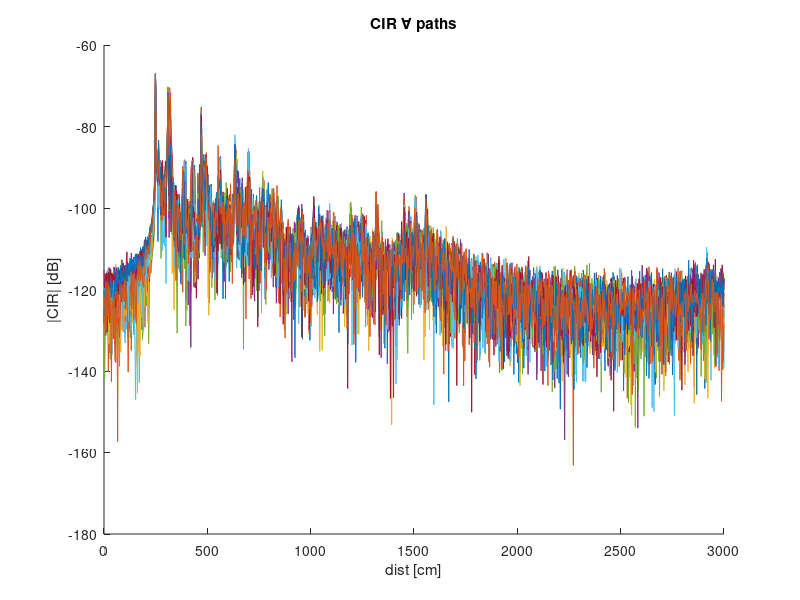
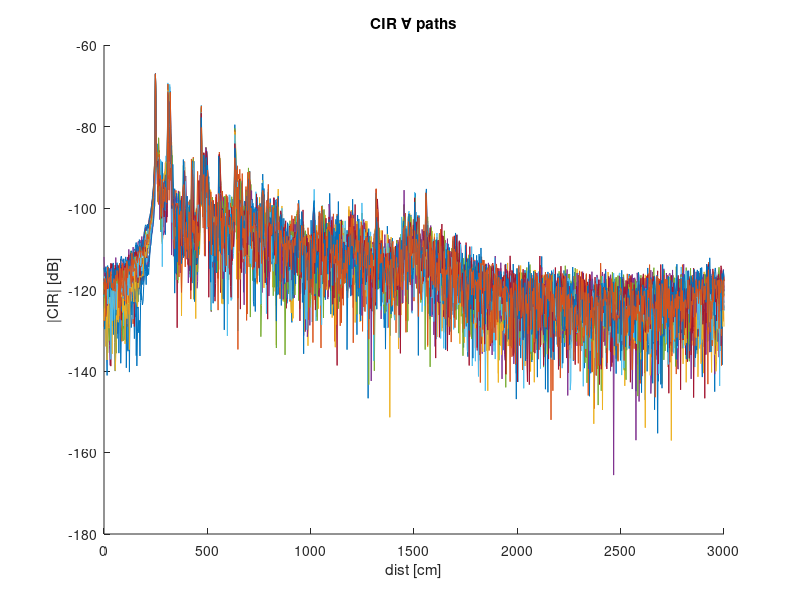
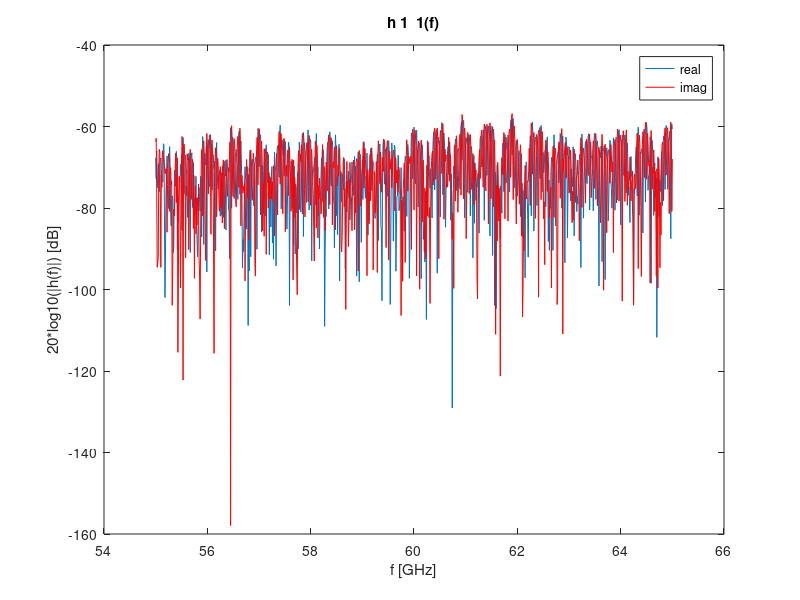
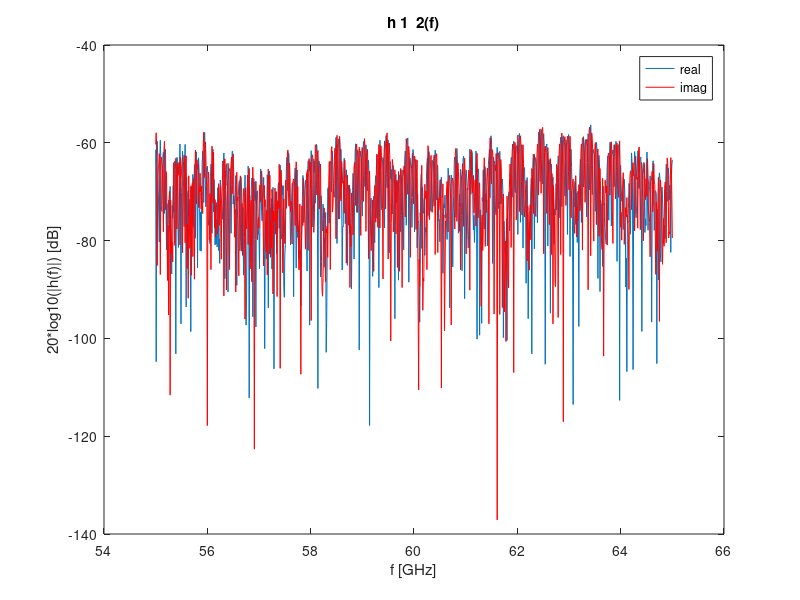

Reproduce these figures in MATLAB, in order.
clear all;close all;clc;
N_p = 1001;         % number of measured frequency points
T_r = 1/10e9;       % time resolution given by BW
dist_res = 100*3e8*T_r;               % distance resolution
dist_vec = 0:dist_res:dist_res*N_p-1; % distance vector

for dataset=1:2
    
    if dataset==1
        load('CIR.mat')
        load('CTF.mat')
    end
    
    if dataset==2
        load('CIR2.mat')
        load('CTF2.mat')
    end
    
    f_vec = 55:0.01:65;
    
%     figure(1);
    % figure(2);
    % figure(3);
    k=1;
    for i=1:4
        for j=1:4
            figure(dataset);hold on;plot(dist_vec,(20*log10(squeeze(abs(CIR_mat(i,j,:))))));
            xlabel('dist [cm]');ylabel('|CIR| [dB]');title('CIR \forall paths')
            
            %         figure(2);hold on;plot(dist_vec,(squeeze(unwrap(angle(CIR_mat(i,j,:))))));
            %         xlabel('dist [cm]');ylabel('phase [rad]');
            %
            %         figure(3);hold on;plot(dist_vec,(squeeze(20*log10(real(CIR_mat(i,j,:))))));hold on;plot(dist_vec,(squeeze(20*log10(imag(CIR_mat(i,j,:))))),'r');
            %         xlabel('dist [cm]');ylabel('CIR [dB]'); legend('real','imag');
            
            %         figure(4);hold on;plot(dist_vec,(20*log10(squeeze(abs(CIR_mat(i,j,:))))));
            %         xlabel('dist [cm]');ylabel('CIR [dB]');
            
            maxima(k) = max(20*log10(abs(CIR_mat(i,j,:))));
            k=k+1;
        end
    end
    % xmin=247;
    % xmax=254;
    % gcf;plot([xmin:xmax],min(maxima)*ones(length([xmin:xmax]),1),'r')
    % gcf;plot([xmin:xmax],max(maxima)*ones(length([xmin:xmax]),1),'r')
    % xlim([xmin xmax]);grid on;title(['span = ',num2str(max(maxima)-min(maxima)),' dB, standard dev. = ',num2str(std(maxima)),' dB'])
    %
    k=1;
    for i=1:4
        for j=1:4
            figure(dataset*20+k);
            plot(f_vec,20*log10(squeeze(real(CTF_mat(i,j,:)))));
            title(['h ',num2str([i,j]),'(f)']);
            xlabel('f [GHz]');
            ylabel('20*log10(|h(f)|) [dB]');
            hold on; 
            plot(f_vec,20*log10(squeeze(imag(CTF_mat(i,j,:)))),'r');
            legend('real','imag');
            k=k+1;
        end
    end
end